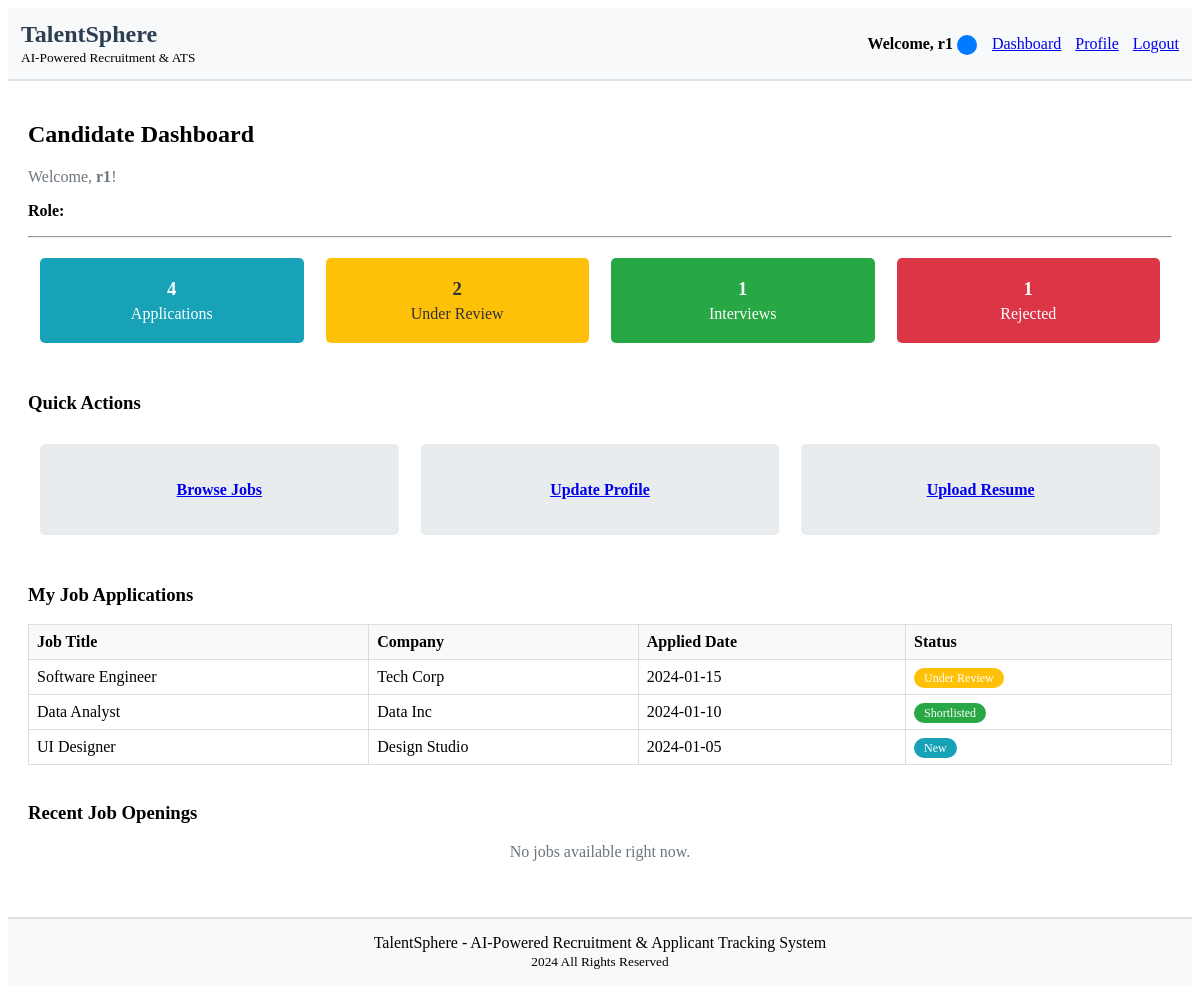
The app's page /accounts/dashboard/ (signed in), older data.
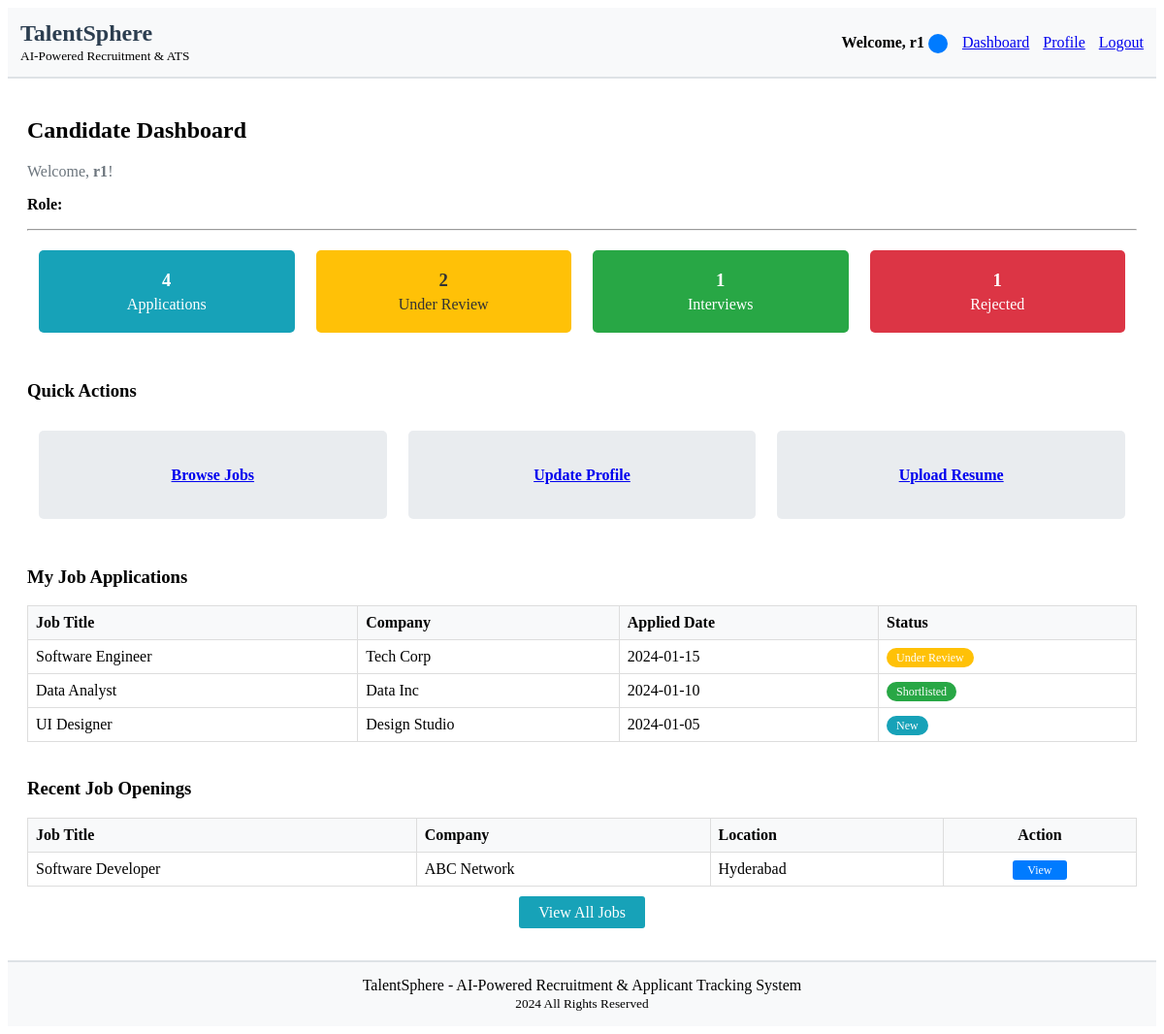
The same page, newer data.
### accounts/models.py (models this page shows, shortened)
class Job(models.Model):
    JOB_STATUS = (
        ('active', 'Active'),
        ('closed', 'Closed'),
        ('draft', 'Draft'),
    )
    EXPERIENCE_LEVELS = (
        ('entry', 'Entry Level'),
        ('mid', 'Mid Level'),
        ('senior', 'Senior Level'),
        ('lead', 'Lead'),
        ('executive', 'Executive'),
    )
    title = models.CharField(max_length=200)
    company = models.CharField(max_length=100)
    location = models.CharField(max_length=200)
    description = models.TextField()
    requirements = models.TextField()
    experience_level = models.CharField(max_length=20, choices=EXPERIENCE_LEVELS, default='mid')
    salary_min = models.DecimalField(max_digits=10, decimal_places=2, null=True, blank=True)
    salary_max = models.DecimalField(max_digits=10, decimal_places=2, null=True, blank=True)
    status = models.CharField(max_length=20, choices=JOB_STATUS, default='active')
    created_by = models.ForeignKey(User, on_delete=models.CASCADE, related_name='jobs')
    created_at = models.DateTimeField(auto_now_add=True)
    updated_at = models.DateTimeField(auto_now=True)
    class Meta:
        ordering = ['-created_at']

### accounts/views.py (the view)
# urls.py: path('dashboard/', views.dashboard, name='dashboard'),
@login_required
def dashboard(request):
    user = request.user
    role = user.profile.role
    if role == 'recruiter':
        jobs = Job.objects.filter(created_by=user)
        context = {
            'user': user,
            'total_jobs': jobs.count(),
            'total_applications': 24,
            'shortlisted': 8,
            'interviews_scheduled': 3,
            'recent_applications': [
                {'name': 'John Doe', 'position': 'Software Engineer', 'status': 'Under Review'},
                {'name': 'Jane Smith', 'position': 'Data Analyst', 'status': 'Shortlisted'},
                {'name': 'Mike Johnson', 'position': 'UI Designer', 'status': 'New'},
            ],
            'jobs': jobs
        }
        return render(request, 'accounts/recruiter_dashboard.html', context)
    else:
        jobs = Job.objects.filter(status='active')
        context = {
            'user': user,
            'total_applications': 4,
            'under_review': 2,
            'interviews': 1,
            'rejected': 1,
            'job_applications': [
                {'title': 'Software Engineer', 'company': 'Tech Corp', 'status': 'Under Review', 'date': '2024-01-15'},
                {'title': 'Data Analyst', 'company': 'Data Inc', 'status': 'Shortlisted', 'date': '2024-01-10'},
                {'title': 'UI Designer', 'company': 'Design Studio', 'status': 'New', 'date': '2024-01-05'},
            ],
            'available_jobs': jobs
        }
        return render(request, 'accounts/candidate_dashboard.html', context)

### accounts/templates/accounts/candidate_dashboard.html (shortened to what the changed rows need)
{% extends 'accounts/base.html' %}
{% block content %}
    <h2>Candidate Dashboard</h2>
    <p style="color: #6c757d;">Welcome, <strong>{{ user.username }}</strong>!</p>
    <p><strong>Role:</strong> {{ user.profile.get_role_display }}</p>
    <hr>
    <table width="100%" cellpadding="10">
        <tr>
        </tr>
    </table>
    <br>
    <h3>Quick Actions</h3>
    <table width="100%" cellpadding="10">
        <tr>
        </tr>
    </table>
    <br>
    <h3>My Job Applications</h3>
    <table width="100%" style="border-collapse: collapse; border: 1px solid #ddd;">
        <thead style="background-color: #f8f9fa;">
            <tr>
                <th style="border: 1px solid #ddd; padding: 8px; text-align: left;">Job Title</th>
                <th style="border: 1px solid #ddd; padding: 8px; text-align: left;">Company</th>
                <th style="border: 1px solid #ddd; padding: 8px; text-align: left;">Applied Date</th>
                <th style="border: 1px solid #ddd; padding: 8px; text-align: left;">Status</th>
            </tr>
        </thead>
        <tbody>
            {% for job in job_applications %}
            <tr>
                <td style="border: 1px solid #ddd; padding: 8px;">{{ job.title }}</td>
                <td style="border: 1px solid #ddd; padding: 8px;">{{ job.company }}</td>
                <td style="border: 1px solid #ddd; padding: 8px;">{{ job.date }}</td>
                <td style="border: 1px solid #ddd; padding: 8px;">
                    <span style="background-color:
                        {% if job.status == 'Under Review' %}#ffc107
                        {% elif job.status == 'Shortlisted' %}#28a745
                        {% elif job.status == 'Rejected' %}#dc3545
                        {% else %}#17a2b8{% endif %};
                        color: white; padding: 3px 10px; border-radius: 12px; font-size: 12px;">
                        {{ job.status }}
                    </span>
                </td>
            </tr>
            {% endfor %}
        </tbody>
    </table>
    <br>
    <h3>Recent Job Openings</h3>
    {% if available_jobs %}
        <table width="100%" style="border-collapse: collapse; border: 1px solid #ddd;">
            <thead style="background-color: #f8f9fa;">
                <tr>
                    <th style="border: 1px solid #ddd; padding: 8px; text-align: left;">Job Title</th>
                    <th style="border: 1px solid #ddd; padding: 8px; text-align: left;">Company</th>
                    <th style="border: 1px solid #ddd; padding: 8px; text-align: left;">Location</th>
                    <th style="border: 1px solid #ddd; padding: 8px; text-align: center;">Action</th>
                </tr>
            </thead>
            <tbody>
                {% for job in available_jobs|slice:":5" %}
                <tr>
                    <td style="border: 1px solid #ddd; padding: 8px;">{{ job.title }}</td>
                    <td style="border: 1px solid #ddd; padding: 8px;">{{ job.company }}</td>
                    <td style="border: 1px solid #ddd; padding: 8px;">{{ job.location }}</td>
                    <td style="border: 1px solid #ddd; padding: 8px; text-align: center;">
                        <a href="{% url 'job_detail' job.id %}" style="background-color: #007bff; color: white; padding: 3px 15px; text-decoration: none; border-radius: 3px; font-size: 12px;">
                            View
                        </a>
                    </td>
                </tr>
                {% endfor %}
            </tbody>
        </table>
        <br>
        <div style="text-align: center;">
            <a href="{% url 'view_jobs' %}" style="background-color: #17a2b8; color: white; padding: 8px 20px; text-decoration: none; border-radius: 3px;">
                View All Jobs
            </a>
        </div>
    {% else %}
        <p style="text-align: center; color: #6c757d;">No jobs available right now.</p>
    {% endif %}
{% endblock %}

Row changes from the older to the newer data that the page shows:
added Job: title "Software Developer", company "ABC Network", location "Hyderabad"
Text that changed along with them:
text no longer shown: "No jobs available right now."
text now shown: "Job Title Company Location Action View All Jobs"
